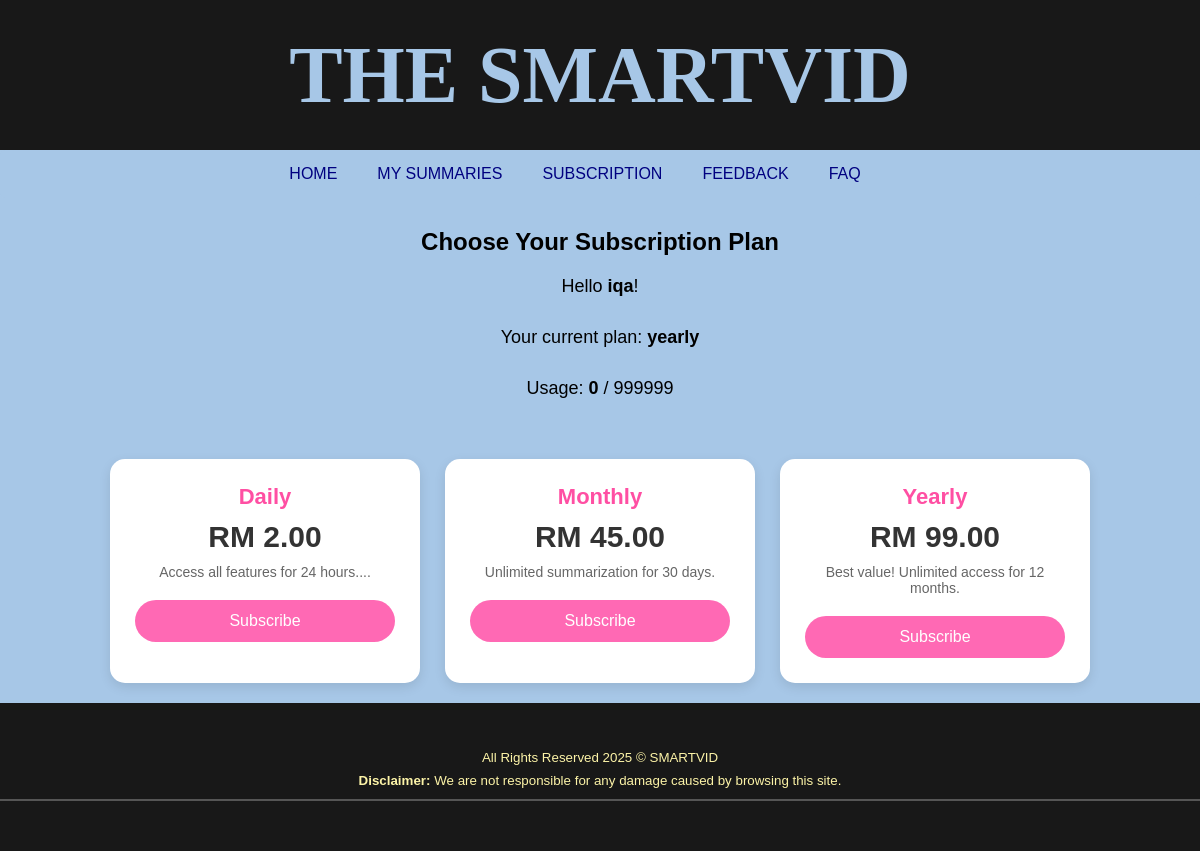
The page /subscription.php (signed in) on the database its author committed.
### tables this page shows
CREATE TABLE `subscription` (
  `subscriptionID` int(11) NOT NULL,
  `userID` int(11) NOT NULL,
  `subscription_type` enum('free','daily','monthly','yearly') NOT NULL DEFAULT 'free',
  `start_date` datetime DEFAULT current_timestamp(),
  `end_date` datetime DEFAULT NULL,
  `usage_count` int(11) DEFAULT 0,
  `max_usage` int(11) DEFAULT 5,
  `status` enum('active','expired') DEFAULT 'active'
);

CREATE TABLE `user` (
  `idUser` int(11) NOT NULL,
  `name` varchar(255) NOT NULL,
  `email` varchar(255) NOT NULL,
  `username` varchar(255) NOT NULL,
  `password` varchar(255) NOT NULL
);

CREATE TABLE `subsplan` (
  `planID` int(11) NOT NULL,
  `plan_name` varchar(50) NOT NULL,
  `price` decimal(10,2) NOT NULL,
  `description` varchar(255) NOT NULL
);

### subscription.php (the view, shortened to what this page needs)
<?php
include("db.php");
$userID = $_SESSION['userID'];
$sql = "
    SELECT
        u.username,
        s.subscription_type,
        s.usage_count,
        s.max_usage
    FROM user u
    LEFT JOIN subscription s ON s.userID = u.idUser
    WHERE u.idUser = '$userID'
";
$result = mysqli_query($conn, $sql);
$row = mysqli_fetch_assoc($result);
$username   = $row['username'] ?? '';
$currentPlan = $row['subscription_type'] ?? 'free';
$usageCount = $row['usage_count'] ?? 0;
$maxUsage   = $row['max_usage'] ?? 5;
$planQuery  = "SELECT * FROM subsplan";
$planResult = mysqli_query($conn, $planQuery);
?>
<!DOCTYPE html>
<html lang="en">
<head>
    <link rel="stylesheet" href="settings.css">
    <link rel="stylesheet" href="navi.css">
    <link rel="stylesheet" href="footer.css">
    <link rel="stylesheet" href="main.css">
    <link rel="stylesheet" href="subscription.css">
</head>
<body>
<header>
    <div id="header">
        <h1>THE SMARTVID</h1>
    </div>
</header>
<div class="navigationBar">
    <nav>
        <ul>
            <li><a href="main.php">HOME</a></li>
            <li><a href="view_summary.php">MY SUMMARIES</a></li>
            <li><a href="subscription.php">SUBSCRIPTION</a></li>
            <li><a href="feedback.php">FEEDBACK</a></li>
            <li><a href="faq.html">FAQ</a></li>
            <li class="profile-dropdown">
                <a href="#"><i class="fa-regular fa-user"></i></a>
            </li>
        </ul>
    </nav>
</div>
<h2>Choose Your Subscription Plan</h2>
<div class="current-plan">
    <p>Hello <strong><?php echo htmlspecialchars($username); ?></strong>!</p>
    <p>Your current plan: <strong><?php echo $currentPlan; ?></strong></p>
    <p>Usage: <strong><?php echo $usageCount; ?></strong> / <?php echo $maxUsage === 99999 ? '∞' : $maxUsage; ?></p>
</div>
<div class="plan-container">
    <?php while ($plan = mysqli_fetch_assoc($planResult)) : ?>
        <div class="plan-card">
            <div class="plan-title"><?php echo htmlspecialchars($plan['plan_name']); ?></div>
            <div class="price">RM <?php echo $plan['price'] === 99999 ? '∞' : $plan['price']; ?></div>
            <div class="description"><?php echo htmlspecialchars($plan['description']); ?></div>
            <form action="payment.php" method="GET">
                <button type="submit" class="subscribe-btn">Subscribe</button>
            </form>
        </div>
    <?php endwhile; ?>
</div>
<div id="footer-placeholder"></div>
</body>
</html>

### settings.css (style rules this page uses)
body { background-color: #A7C7E7; font-family: Arial, sans-serif; margin: 0; padding: 0; }
h2 { text-align: center; margin-bottom: 20px; }
form { display: flex; flex-direction: column; gap: 15px; }
button { width: 100%; padding: 10px; border: none; border-radius: 5px; background-color: #000080; color: #A7C7E7; cursor: pointer; transition: background-color 0.3s ease; margin-right: 10px; }

### navi.css (style rules this page uses)
header { margin-bottom: 0; position: relative; display: flex; font-family: Verdana, Geneva, Tahoma, sans-serif; }
#header { width: 100%; height: 150px; background-color: rgb(24, 24, 24); color: white; display: flex; justify-content: center; align-items: center; background-size: cover; background-position: center; background-repeat: no-repeat; text-align: center; }
#header h1 { margin: 0; font-size: 80px; font-family: Georgia, 'Times New Roman', Times, serif; color: #A7C7E7; }
.navigationBar { background-color: #A7C7E7; display: flex; justify-content: center; align-items: center; border-radius: 5px; }
.navigationBar nav ul { list-style-type: none; margin: 0; padding: 0; margin-left: 90px; display: flex; }
.navigationBar nav ul li { display: inline-block; position: relative; }
.navigationBar nav ul li a { display: inline-block; padding: 15px 20px; text-decoration: none; color: #000080; transition: background-color 0.3s; }
.profile-dropdown { position: relative; margin-left: auto; }
.navigationBar nav ul li.profile-dropdown { margin-left: auto; margin-right: 100px; }

### main.css (style rules this page uses)
body, html { margin: 0; padding: 0; font-family: Arial, sans-serif; color: #000000; background-color: #A7C7E7; }
h1 { font-size: 36px; margin: 20px 0; }
p { font-size: 18px; color: #ffb700; margin-bottom: 30px; }

### subscription.css (style rules this page uses)
body { font-family: Arial; background: #A7C7E7; margin: 0; padding: 0; }
h2 { text-align: center; margin-top: 30px; }
.plan-container { display: flex; justify-content: center; gap: 25px; margin-top: 40px; padding: 20px; }
.plan-card { background: white; width: 260px; padding: 25px; border-radius: 15px; box-shadow: 0 4px 12px rgba(0,0,0,0.1); text-align: center; }
.plan-title { font-size: 22px; font-weight: bold; color: #ff4fa3; margin-bottom: 10px; }
.price { font-size: 30px; font-weight: bold; margin-bottom: 10px; color: #333; }
.description { font-size: 14px; color: #666; margin-bottom: 20px; }
.subscribe-btn { background: #ff69b4; color: white; padding: 12px 20px; border: none; border-radius: 25px; font-size: 16px; cursor: pointer; width: 100%; }
.current-plan { text-align: center; font-size: 16px; margin-top: 20px; }
.current-plan p, .current-plan strong { color: black; }

### rows shown on the page
subscription: userID.username "iqa", subscription_type "yearly", usage_count "0", max_usage "999999"
subsplan: plan_name "Daily", price "2.00", description "Access all features for 24 hours...."
subsplan: plan_name "Monthly", price "45.00", description "Unlimited summarization for 30 days."
subsplan: plan_name "Yearly", price "99.00", description "Best value! Unlimited access for 12 months."
